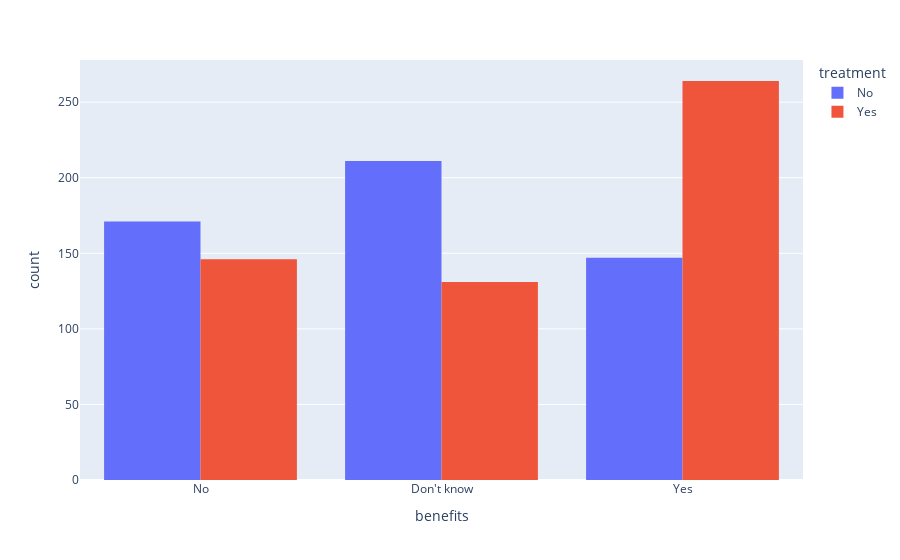

Notebook cell for this chart:
### Code cell
px.histogram(health, x = 'benefits',color='treatment',barmode='group')

### Figure 1 — Plotly figure (JSON) as saved in the notebook; plotly's stock layout.template omitted (floating-point values rounded to 4 significant figures; data arrays with more than 128 entries replaced by an {"elided": "..."} marker saying what was removed)
{"data": [{"alignmentgroup": "True", "bingroup": "x", "hovertemplate": "treatment=No<br>benefits=%{x}<br>count=%{y}<extra></extra>", "legendgroup": "No", "marker": {"color": "#636efa"}, "name": "No", "offsetgroup": "No", "orientation": "v", "showlegend": true, "type": "histogram", "x": {"elided": "529 str values"}, "xaxis": "x", "yaxis": "y"}, {"alignmentgroup": "True", "bingroup": "x", "hovertemplate": "treatment=Yes<br>benefits=%{x}<br>count=%{y}<extra></extra>", "legendgroup": "Yes", "marker": {"color": "#EF553B"}, "name": "Yes", "offsetgroup": "Yes", "orientation": "v", "showlegend": true, "type": "histogram", "x": {"elided": "541 str values"}, "xaxis": "x", "yaxis": "y"}], "layout": {"barmode": "group", "legend": {"title": {"text": "treatment"}, "tracegroupgap": 0}, "margin": {"t": 60}, "xaxis": {"anchor": "y", "domain": [0, 1], "title": {"text": "benefits"}}, "yaxis": {"anchor": "x", "domain": [0, 1], "title": {"text": "count"}}}}
